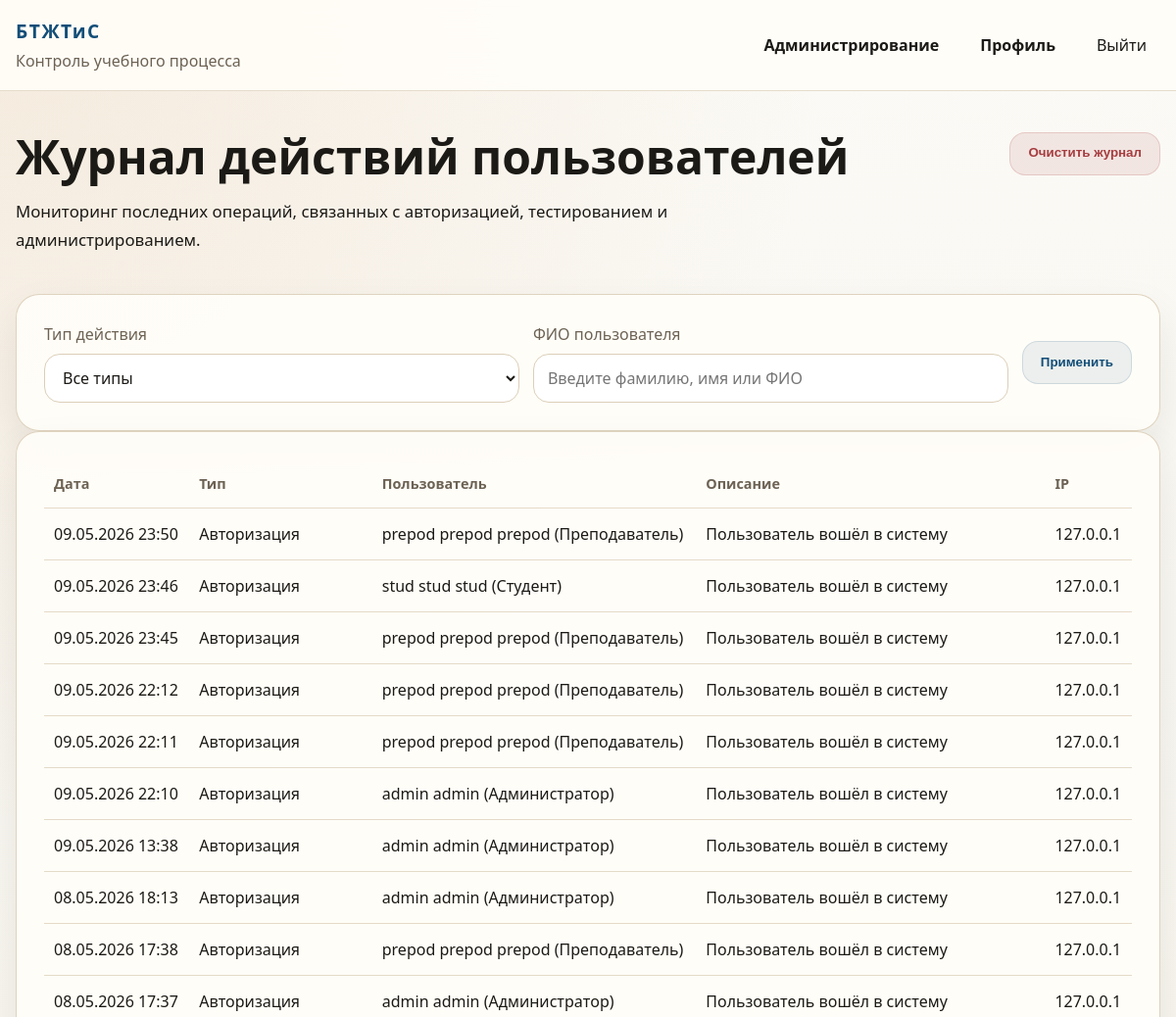
The app's page /admin-panel/logs/ (signed in, upper part), older data.
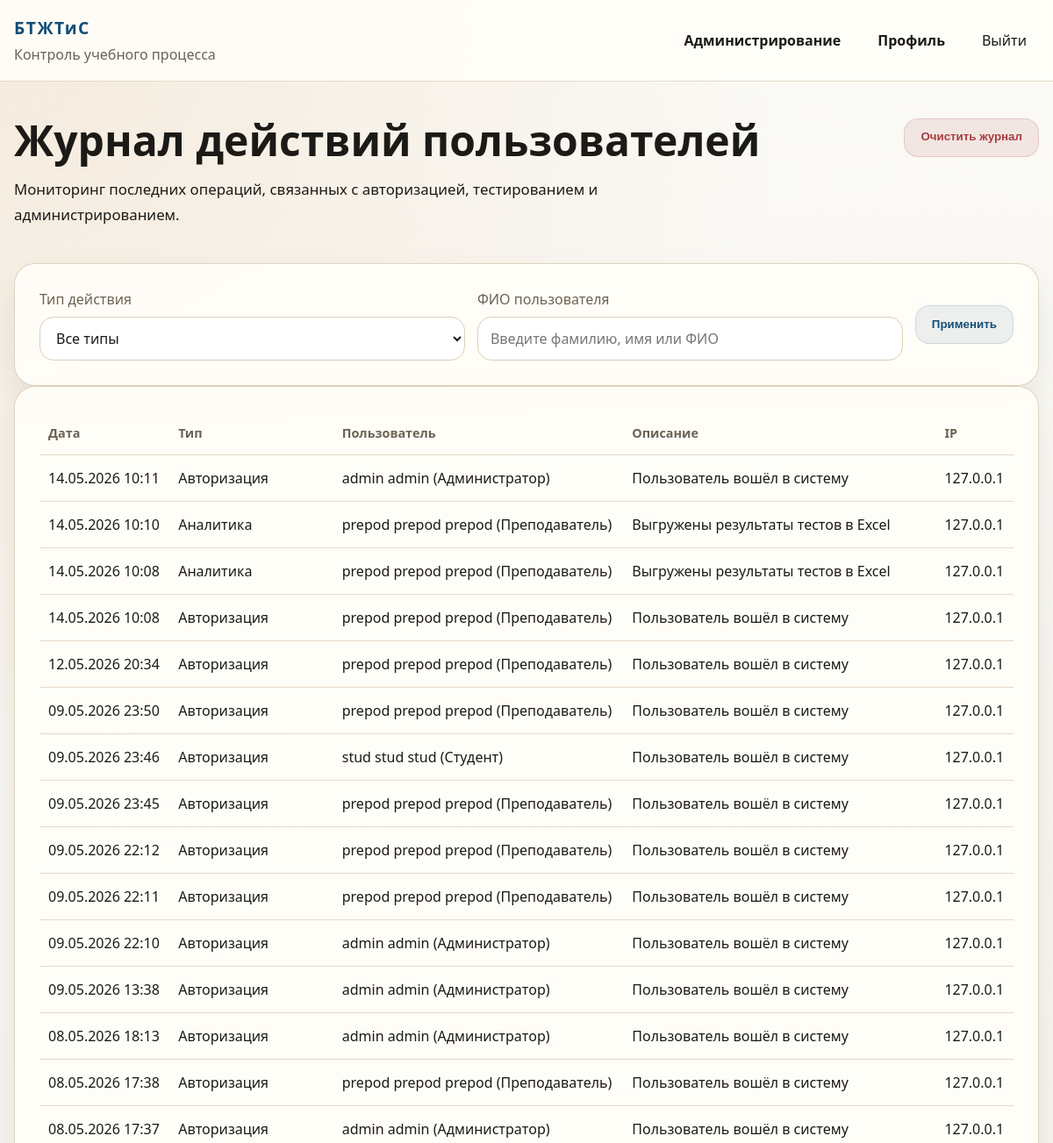
The same page, newer data.
### education/models.py (models this page shows, shortened)
class ActivityLog(models.Model):
    class ActionType(models.TextChoices):
        AUTH = "auth", "Авторизация"
        PROFILE = "profile", "Профиль"
        TEST = "test", "Тест"
        ANALYTICS = "analytics", "Аналитика"
        ADMIN = "admin", "Администрирование"
    user = models.ForeignKey(
        settings.AUTH_USER_MODEL,
        on_delete=models.SET_NULL,
        blank=True,
        null=True,
        related_name="activity_logs",
        verbose_name="Пользователь",
    )
    action_type = models.CharField("Тип действия", max_length=20, choices=ActionType.choices)
    description = models.CharField("Описание", max_length=255)
    ip_address = models.GenericIPAddressField("IP-адрес", blank=True, null=True)
    created_at = models.DateTimeField("Дата и время", auto_now_add=True)
    class Meta:
        db_table = "logs"
        ordering = ["-created_at"]
        verbose_name = "Журнал действия"
        verbose_name_plural = "Журнал действий"

class User(AbstractUser):
    class Role(models.TextChoices):
        STUDENT = ROLE_STUDENT, "Студент"
        TEACHER = ROLE_TEACHER, "Преподаватель"
        ADMINISTRATOR = ROLE_ADMINISTRATOR, "Администратор"
    email = models.EmailField("Электронная почта", unique=True, blank=True, null=True)
    middle_name = models.CharField("Отчество", max_length=150, blank=True)
    phone = models.CharField("Телефон", max_length=32, blank=True)
    role = models.CharField(
        "Роль",
        max_length=20,
        choices=Role.choices,
        default=Role.STUDENT,
    )
    academic_group = models.ForeignKey(
        "AcademicGroup",
        on_delete=models.SET_NULL,
        related_name="students",
        blank=True,
        null=True,
        db_column="group_id",
        verbose_name="Учебная группа",
    )
    REQUIRED_FIELDS = ["first_name", "last_name"]
    objects = UserManager()
    class Meta:
        db_table = "users"
        ordering = ["last_name", "first_name", "username"]
        verbose_name = "Пользователь"
        verbose_name_plural = "Пользователи"
    @property
    def full_name(self):
        return " ".join(
            part for part in [self.last_name, self.first_name, self.middle_name] if part
        ) or self.username
    @property
    def is_administrator(self):
        return self.role == self.Role.ADMINISTRATOR or self.is_superuser
    def __str__(self):
        return f"{self.full_name} ({self.get_role_display()})"

### education/views.py (the view, shortened to what this page needs)
# urls.py: path("admin-panel/logs/", views.activity_logs, name="activity_logs"),
@role_required(User.Role.ADMINISTRATOR)
def activity_logs(request):
    logs = ActivityLog.objects.select_related("user").all()
    filter_form = ActivityLogFilterForm(request.GET or None)
    return render(
        request,
        "education/activity_logs.html",
        {"logs": logs[:150], "filter_form": filter_form},
    )

### education/forms.py
class ActivityLogFilterForm(StyledFormMixin, forms.Form):
    action_type = forms.ChoiceField(
        choices=[("", "Все типы")] + list(ActivityLog.ActionType.choices),
        required=False,
        label="Тип действия",
    )
    user_query = forms.CharField(
        required=False,
        label="ФИО пользователя",
        widget=forms.TextInput(
            attrs={
                "placeholder": "Введите фамилию, имя или ФИО",
            }
        ),
    )

### education/context_processors.py (called while the page is built)
def site_meta(request):
    view_name = getattr(getattr(request, "resolver_match", None), "view_name", "")
    meta = DEFAULT_META | ROUTE_META.get(view_name, {})
    meta["url"] = request.build_absolute_uri()
    meta["image"] = request.build_absolute_uri(static("education/img/og-cover.svg"))
    meta["og_title"] = meta["title"]
    return {
        "site_meta": meta,
        "current_view_name": view_name,
    }

### education/forms.py (called while the page is built)
def apply_form_styles(form):
    for field in form.fields.values():
        widget = field.widget
        css_class = widget.attrs.get("class", "")
        if isinstance(widget, forms.CheckboxInput):
            widget.attrs["class"] = f"{css_class} form-check-input".strip()
        elif isinstance(widget, (forms.Select, forms.SelectMultiple)):
            widget.attrs["class"] = f"{css_class} form-select".strip()
            if isinstance(widget, forms.SelectMultiple):
                widget.attrs.setdefault("size", 6)
        elif isinstance(widget, forms.FileInput):
            widget.attrs["class"] = f"{css_class} form-control form-control-file".strip()
        else:
            widget.attrs["class"] = f"{css_class} form-control".strip()

### education/utils.py (called while the page is built)
def role_required(*roles):
    def decorator(view_func):
        @wraps(view_func)
        def _wrapped_view(request, *args, **kwargs):
            if not request.user.is_authenticated:
                return redirect("login")
            if request.user.is_superuser or request.user.role in roles:
                return view_func(request, *args, **kwargs)
            messages.error(request, "У вас нет доступа к данному разделу.")
            return redirect(dashboard_url_for(request.user))
        return _wrapped_view
    return decorator

### templates/education/activity_logs.html (shortened to what this page needs)
{% extends "base.html" %}
{% block content %}
<section class="section">
    <div class="container">
        <div class="page-head page-head-inline">
            <div>
                <h1>Журнал действий пользователей</h1>
                <p>Мониторинг последних операций, связанных с авторизацией, тестированием и администрированием.</p>
            </div>
            <div class="head-actions">
                <form method="post" action="{% url 'education:activity_logs_clear' %}" class="inline-form">
                <button type="submit" class="btn btn-danger" data-confirm-message="Очистить весь журнал действий?">
                        Очистить журнал
                    </button>
                </form>
            </div>
        </div>
        <section class="panel">
            <form method="get" class="filters-row">
                <div class="form-field">
                    <label for="{{ filter_form.action_type.id_for_label }}">{{ filter_form.action_type.label }}</label>
                    {{ filter_form.action_type }}
                </div>
                <div class="form-field grow-field">
                    <label for="{{ filter_form.user_query.id_for_label }}">{{ filter_form.user_query.label }}</label>
                    {{ filter_form.user_query }}
                </div>
                <div class="filters-actions">
                    <button type="submit" class="btn btn-secondary">Применить</button>
                </div>
            </form>
        </section>
        <section class="panel">
            <div class="table-wrap">
                <table class="data-table">
                    <thead>
                        <tr>
                            <th>Дата</th>
                            <th>Тип</th>
                            <th>Пользователь</th>
                            <th>Описание</th>
                            <th>IP</th>
                        </tr>
                    </thead>
                    <tbody>
                        {% for log in logs %}
                            <tr>
                                <td>{{ log.created_at|date:"d.m.Y H:i" }}</td>
                                <td>{{ log.get_action_type_display }}</td>
                                <td>{{ log.user|default:"Система" }}</td>
                                <td>{{ log.description }}</td>
                                <td>{{ log.ip_address|default:"-" }}</td>
                            </tr>
                        {% empty %}
                            <tr>
                                <td colspan="5">Записей пока нет.</td>
                            </tr>
                        {% endfor %}
                    </tbody>
                </table>
            </div>
        </section>
    </div>
</section>
{% endblock %}

### templates/base.html (shortened to what this page needs)
{% load static %}
<!DOCTYPE html>
<html lang="ru">
<head>
    <link rel="stylesheet" href="{% static 'education/css/styles.css' %}">
</head>
<body
    class="site-body"
    data-view-name="{{ current_view_name|default:'unknown' }}"
    data-auth-state="{% if user.is_authenticated %}authenticated{% else %}guest{% endif %}"
>
    <header class="site-header">
        <div class="container header-inner">
            <a class="brand" href="{% if user.is_authenticated %}{% url 'education:dashboard' %}{% else %}{% url 'education:home' %}{% endif %}">
                <span class="brand-mark">БТЖТиС</span>
                <span class="brand-text">Контроль учебного процесса</span>
            </a>
            {% with current_view=current_view_name|default:'' %}
                <nav class="main-nav" aria-label="Основная навигация">
                    {% if user.is_authenticated %}
                        {% if user.is_administrator %}
                            <a href="{% url 'education:admin_dashboard' %}" {% if current_view == 'education:admin_dashboard' %}aria-current="page"{% endif %}>Администрирование</a>
                        {% else %}
                            <a href="{% url 'education:dashboard' %}" {% if current_view == 'education:dashboard' or current_view == 'education:student_dashboard' or current_view == 'education:teacher_dashboard' %}aria-current="page"{% endif %}>Кабинет</a>
                        {% endif %}
                        <a href="{% url 'education:profile_edit' %}" {% if current_view == 'education:profile_edit' %}aria-current="page"{% endif %}>Профиль</a>
                        <form method="post" action="{% url 'logout' %}" class="inline-form">
                            <button class="nav-button" type="submit" data-confirm-message="Выйти из учётной записи?">Выйти</button>
                        </form>
                    {% endif %}
                </nav>
            {% endwith %}
        </div>
    </header>
    <main class="page-shell" id="main-content">
        {% block content %}{% endblock %}
    </main>
</body>
</html>

Row changes from the older to the newer data that the page shows:
added ActivityLog: created_at "14.05.2026 10:11", action_type "Авторизация", user "admin admin (Администратор)", description "Пользователь вошёл в систему", ip_address "127.0.0.1"
added ActivityLog: created_at "14.05.2026 10:10", action_type "Аналитика", user "prepod prepod prepod (Преподаватель)", description "Выгружены результаты тестов в Excel", ip_address "127.0.0.1"
added ActivityLog: created_at "14.05.2026 10:08", action_type "Аналитика", user "prepod prepod prepod (Преподаватель)", description "Выгружены результаты тестов в Excel", ip_address "127.0.0.1"
added ActivityLog: created_at "14.05.2026 10:08", action_type "Авторизация", user "prepod prepod prepod (Преподаватель)", description "Пользователь вошёл в систему", ip_address "127.0.0.1"
added ActivityLog: created_at "12.05.2026 20:34", action_type "Авторизация", user "prepod prepod prepod (Преподаватель)", description "Пользователь вошёл в систему", ip_address "127.0.0.1"
